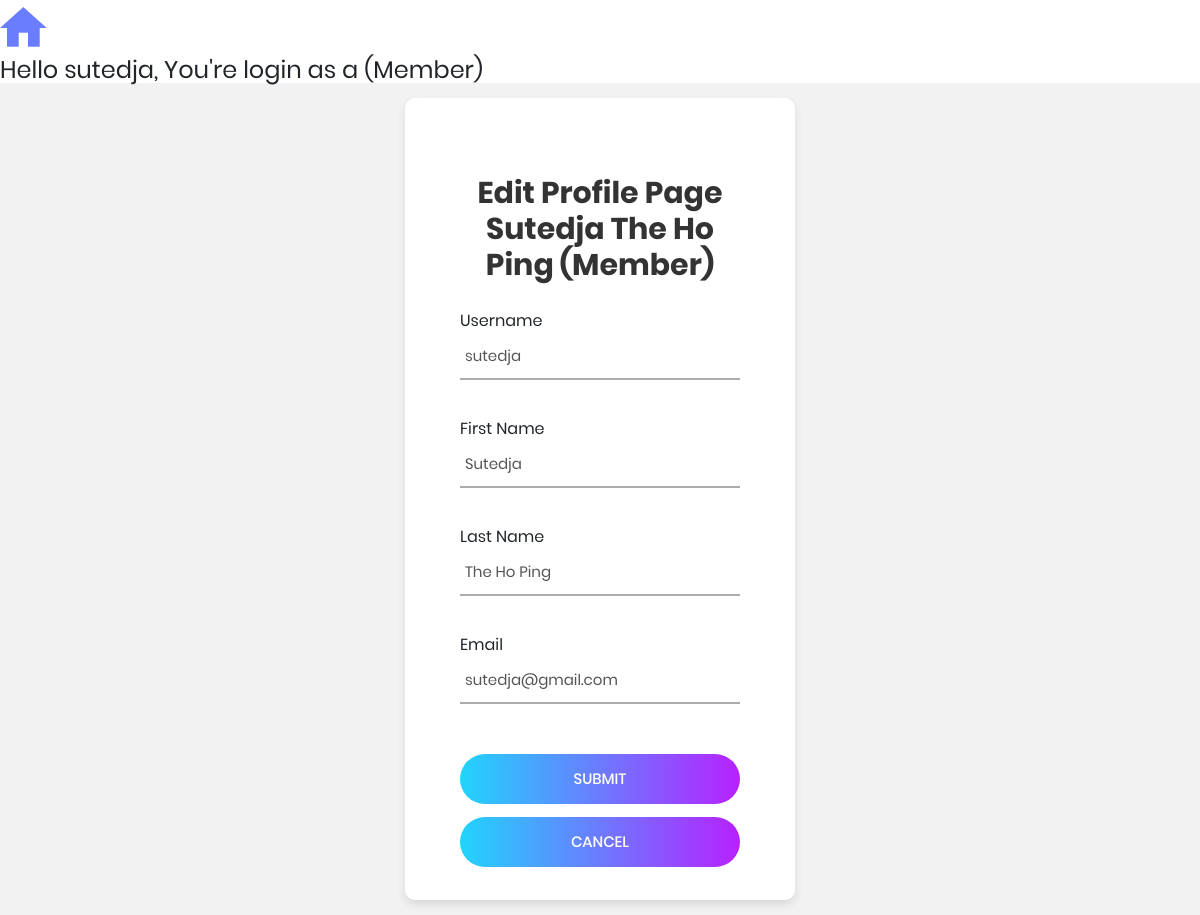
Page /edit_profile_member.php (signed in) on the committed database.
### tables this page shows
CREATE TABLE `user` (
  `id` int(100) NOT NULL,
  `first_name` varchar(100) NOT NULL,
  `last_name` varchar(100) NOT NULL,
  `username` varchar(20) NOT NULL,
  `password` varchar(100) NOT NULL,
  `gender` varchar(7) NOT NULL,
  `email` varchar(100) NOT NULL,
  `roles` varchar(15) NOT NULL
);

### edit_profile_member.php (the view, shortened to what this page needs)
<?php
$db = new dbObj();
$connString =  $db->getConnstring();
$sess_id = $_SESSION['id'];
$sess_roles = $_SESSION['roles'];
$sess_username  =$_SESSION['username'];
?>
<!DOCTYPE html>
<html lang="en">
<head>
	<link rel="stylesheet" type="text/css" href="vendor/bootstrap/css/bootstrap.min.css">
	<link rel="stylesheet" type="text/css" href="fonts/font-awesome-4.7.0/css/font-awesome.min.css">
	<link rel="stylesheet" type="text/css" href="fonts/iconic/css/material-design-iconic-font.min.css">
	<link rel="stylesheet" type="text/css" href="vendor/animate/animate.css">
	<link rel="stylesheet" type="text/css" href="vendor/css-hamburgers/hamburgers.min.css">
	<link rel="stylesheet" type="text/css" href="vendor/animsition/css/animsition.min.css">
	<link rel="stylesheet" type="text/css" href="vendor/select2/select2.min.css">
	<link rel="stylesheet" type="text/css" href="vendor/daterangepicker/daterangepicker.css">
	<link rel="stylesheet" type="text/css" href="css/util.css">
	<link rel="stylesheet" type="text/css" href="css/main.css">
</head>
<body>
	<div>
    <?php
     echo "<button><a href='home.php?id=$sess_id'><i class='zmdi zmdi-home zmdi-hc-4x'></i></a></button>
     "?>
	</div>
	<div class="limiter">
	<h4>Hello <?php echo "$sess_username"; ?>, You're login as <?php if ($sess_roles=="su"){
                            echo "a (Super User)";
                        } elseif ($sess_roles=="adm"){
                            echo "an (Administrator)";
                        }elseif ($sess_roles=="ro"){
                            echo "a (Member)";
                        }?></h4>
		<div class="container-login100">
			<div class="wrap-login100">
						<?php
			if ($sess_roles=='ro'){
					echo"
					<form action ='edit_profile_member_response.php' method='POST' class='login100-form validate-form'>";
									$query = "SELECT * FROM user WHERE id=$sess_id";
									$result = mysqli_query($connString, $query);
									$row = mysqli_fetch_assoc($result);
									$username = $row['username'];
									$first_name = $row['first_name'];
									$last_name = $row['last_name'];
									$roles = $row['roles'];
									$email = $row['email'];
									$id = $row['id'];
									if ($roles=='su'){
										$roles='Super User';
									} elseif ($roles=='adm'){
										$roles='Administrator';
									}elseif ($roles=='ro'){
										$roles='Member';
									}
								echo"<span class='login100-form-title p-b-26'>
									Edit Profile Page $first_name $last_name
									($roles)
									</span>
									<div class='wrap-input100 validate-input' data-validate = 'Valid email is: a@b.c'>
									Username
									<input class='input100' type='text' name='username' value='$username' readonly>
									</div>
									<div class='wrap-input100 validate-input' data-validate = 'Valid email is: a@b.c'>
									First Name
									<input class='input100' type='text' name='first_name' value='$first_name'>
									</div>
									<div class='wrap-input100 validate-input' data-validate = 'Valid email is: a@b.c'>
										Last Name
										<input class='input100' type='text' name='last_name' value='$last_name'>
									</div>
									<div class='wrap-input100 validate-input' data-validate = 'Valid email is: a@b.c'>
										Email
										<input class='input100' type='text' name='email' value='$email' readonly>
										</div>
										<input class='input100' type='hidden' name='id' value='$id'>
									<div class='container-login100-form-btn'>
							<div class='wrap-login100-form-btn'>
								<div class='login100-form-bgbtn'></div>
								<button name='form_submit' class='login100-form-btn'>
									Submit
								</button>
							</div>
							</div>
						</form>";
								}
					?>
                <div class="container-login100-form-btn">
						<div class="wrap-login100-form-btn">
							<div class="login100-form-bgbtn"></div>
                            <?php
                            echo"
                            <form id='Cancel' action='home.php'>
                                <button name='form_submit' class='login100-form-btn'>
                                    Cancel
                                </button>
                   			</form>";?>
						</div>
				</div>
			</div>
		</div>
	</div>
</body>
</html>

### css/main.css (style rules this page uses)
* { margin: 0px; padding: 0px; box-sizing: border-box; }
body, html { height: 100%; font-family: Poppins-Regular, sans-serif; }
a { font-family: Poppins-Regular; font-size: 14px; line-height: 1.7; color: #666666; margin: 0px; transition: all 0.4s; -webkit-transition: all 0.4s; -o-transition: all 0.4s; -moz-transition: all 0.4s; }
h1,h2,h3,h4,h5,h6 { margin: 0px; }
input { outline: none; border: none; }
button { outline: none !important; border: none; background: transparent; }
.limiter { width: 100%; margin: 0 auto; }
.container-login100 { width: 100%; min-height: 100vh; display: -webkit-box; display: -webkit-flex; display: -moz-box; display: -ms-flexbox; display: flex; flex-wrap: wrap; justify-content: center; align-items: center; padding: 15px; background: #f2f2f2; }
.wrap-login100 { width: 390px; background: #fff; border-radius: 10px; overflow: hidden; padding: 77px 55px 33px 55px; box-shadow: 0 5px 10px 0px rgba(0, 0, 0, 0.1); -moz-box-shadow: 0 5px 10px 0px rgba(0, 0, 0, 0.1); -webkit-box-shadow: 0 5px 10px 0px rgba(0, 0, 0, 0.1); -o-box-shadow: 0 5px 10px 0px rgba(0, 0, 0, 0.1); -ms-box-shadow: 0 5px 10px 0px rgba(0, 0, 0, 0.1); }
.login100-form { width: 100%; }
.login100-form-title { display: block; font-family: Poppins-Bold; font-size: 30px; color: #333333; line-height: 1.2; text-align: center; }
.wrap-input100 { width: 100%; position: relative; border-bottom: 2px solid #adadad; margin-bottom: 37px; }
.input100 { font-family: Poppins-Regular; font-size: 15px; color: #555555; line-height: 1.2; display: block; width: 100%; height: 45px; background: transparent; padding: 0 5px; }
.container-login100-form-btn { display: -webkit-box; display: -webkit-flex; display: -moz-box; display: -ms-flexbox; display: flex; flex-wrap: wrap; justify-content: center; padding-top: 13px; }
.wrap-login100-form-btn { width: 100%; display: block; position: relative; z-index: 1; border-radius: 25px; overflow: hidden; margin: 0 auto; }
.login100-form-bgbtn { position: absolute; z-index: -1; width: 300%; height: 100%; background: #a64bf4; background: -webkit-linear-gradient(right, #21d4fd, #b721ff, #21d4fd, #b721ff); background: -o-linear-gradient(right, #21d4fd, #b721ff, #21d4fd, #b721ff); background: -moz-linear-gradient(right, #21d4fd, #b721ff, #21d4fd, #b721ff); background: linear-gradient(right, #21d4fd, #b721ff, #21d4fd, #b721ff); top: 0; left: -100%; -webkit-transition: all 0.4s; -o-transition: all 0.4s; -moz-transition: all 0.4s; transition: all 0.4s; }
.login100-form-btn { font-family: Poppins-Medium; font-size: 15px; color: #fff; line-height: 1.2; text-transform: uppercase; display: -webkit-box; display: -webkit-flex; display: -moz-box; display: -ms-flexbox; display: flex; justify-content: center; align-items: center; padding: 0 20px; width: 100%; height: 50px; }
.validate-input { position: relative; }

### rows in the picture
user: first_name "Sutedja", last_name "The Ho Ping", roles "Member", username "sutedja", email "sutedja@gmail.com"

### other values in the picture
$sess_username "sutedja"
